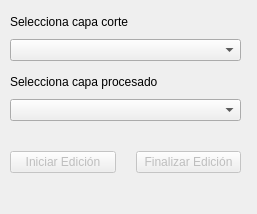
<?xml version="1.0" encoding="UTF-8"?>
<ui version="4.0">
 <class>DockWidget</class>
 <widget class="QDockWidget" name="DockWidget">
  <property name="geometry">
   <rect>
    <x>0</x>
    <y>0</y>
    <width>257</width>
    <height>214</height>
   </rect>
  </property>
  <property name="windowTitle">
   <string>Partir Uso Suelo</string>
  </property>
  <widget class="QWidget" name="dockWidgetContents">
   <widget class="QWidget" name="layoutWidget">
    <property name="geometry">
     <rect>
      <x>10</x>
      <y>70</y>
      <width>231</width>
      <height>51</height>
     </rect>
    </property>
    <layout class="QVBoxLayout" name="verticalLayout_2">
     <item>
      <widget class="QLabel" name="label_2">
       <property name="text">
        <string>Selecciona capa procesado</string>
       </property>
      </widget>
     </item>
     <item>
      <widget class="QComboBox" name="comboBox_2"/>
     </item>
    </layout>
   </widget>
   <widget class="QWidget" name="layoutWidget">
    <property name="geometry">
     <rect>
      <x>10</x>
      <y>10</y>
      <width>231</width>
      <height>51</height>
     </rect>
    </property>
    <layout class="QVBoxLayout" name="verticalLayout">
     <property name="sizeConstraint">
      <enum>QLayout::SetDefaultConstraint</enum>
     </property>
     <item>
      <widget class="QLabel" name="label">
       <property name="text">
        <string>Selecciona capa corte</string>
       </property>
      </widget>
     </item>
     <item>
      <widget class="QComboBox" name="comboBox"/>
     </item>
    </layout>
   </widget>
   <widget class="QWidget" name="layoutWidget">
    <property name="geometry">
     <rect>
      <x>10</x>
      <y>150</y>
      <width>231</width>
      <height>25</height>
     </rect>
    </property>
    <layout class="QHBoxLayout" name="horizontalLayout" stretch="0,0">
     <property name="spacing">
      <number>20</number>
     </property>
     <property name="sizeConstraint">
      <enum>QLayout::SetDefaultConstraint</enum>
     </property>
     <item>
      <widget class="QPushButton" name="pushButton_iniciar">
       <property name="enabled">
        <bool>false</bool>
       </property>
       <property name="sizePolicy">
        <sizepolicy hsizetype="Expanding" vsizetype="Fixed">
         <horstretch>0</horstretch>
         <verstretch>0</verstretch>
        </sizepolicy>
       </property>
       <property name="text">
        <string>Iniciar Edición</string>
       </property>
      </widget>
     </item>
     <item>
      <widget class="QPushButton" name="pushButton_finalizar">
       <property name="enabled">
        <bool>false</bool>
       </property>
       <property name="sizePolicy">
        <sizepolicy hsizetype="Expanding" vsizetype="Fixed">
         <horstretch>0</horstretch>
         <verstretch>0</verstretch>
        </sizepolicy>
       </property>
       <property name="text">
        <string>Finalizar Edición</string>
       </property>
      </widget>
     </item>
    </layout>
   </widget>
  </widget>
 </widget>
 <resources/>
 <connections/>
</ui>
